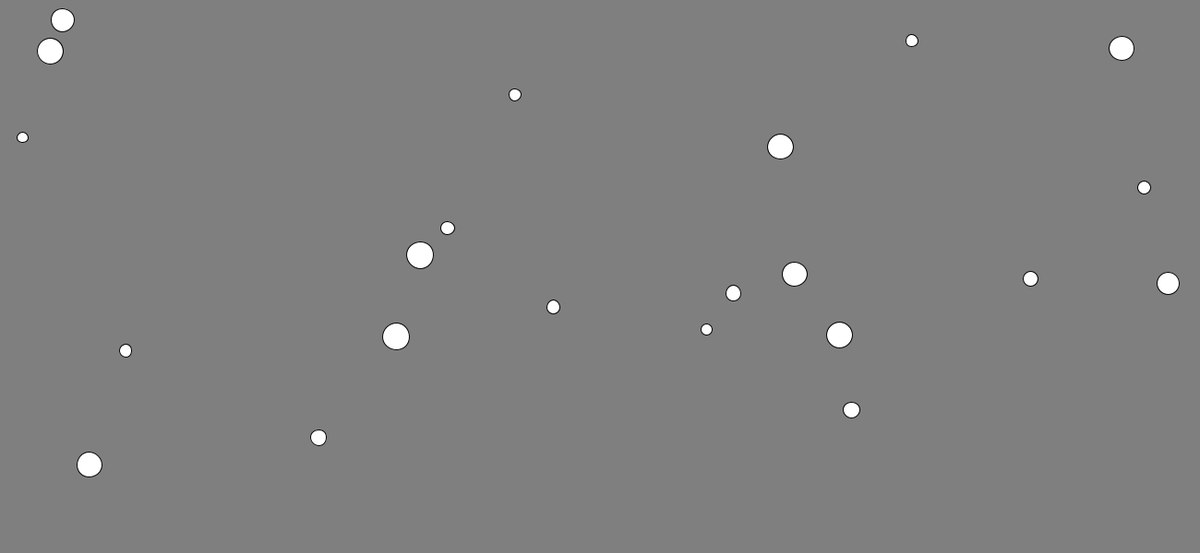
Frame 1 (no input)
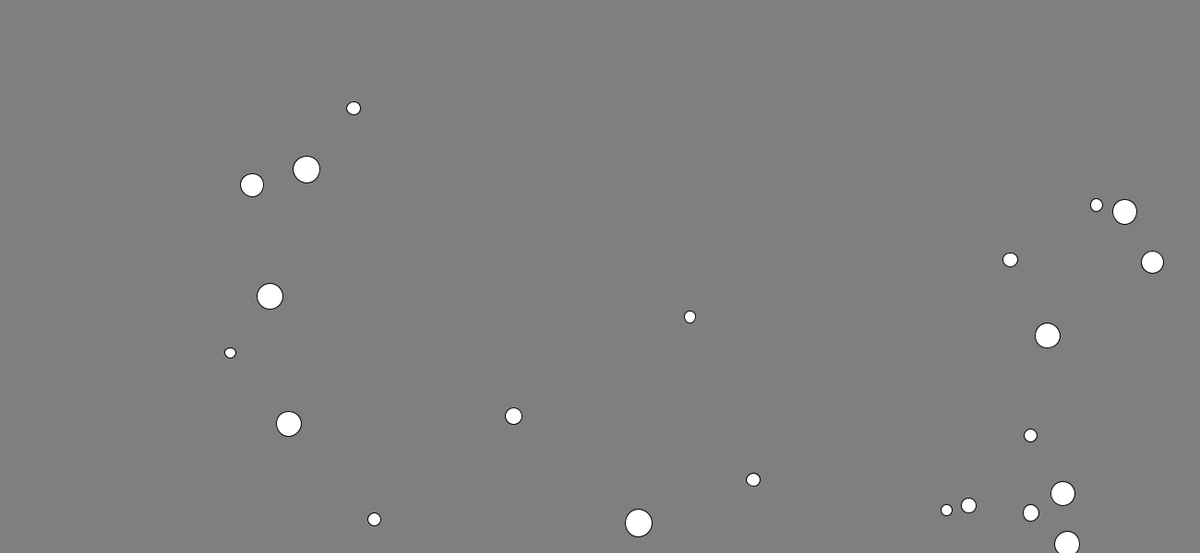
Frame 60 (the mouse pressed at the canvas centre just before this capture)
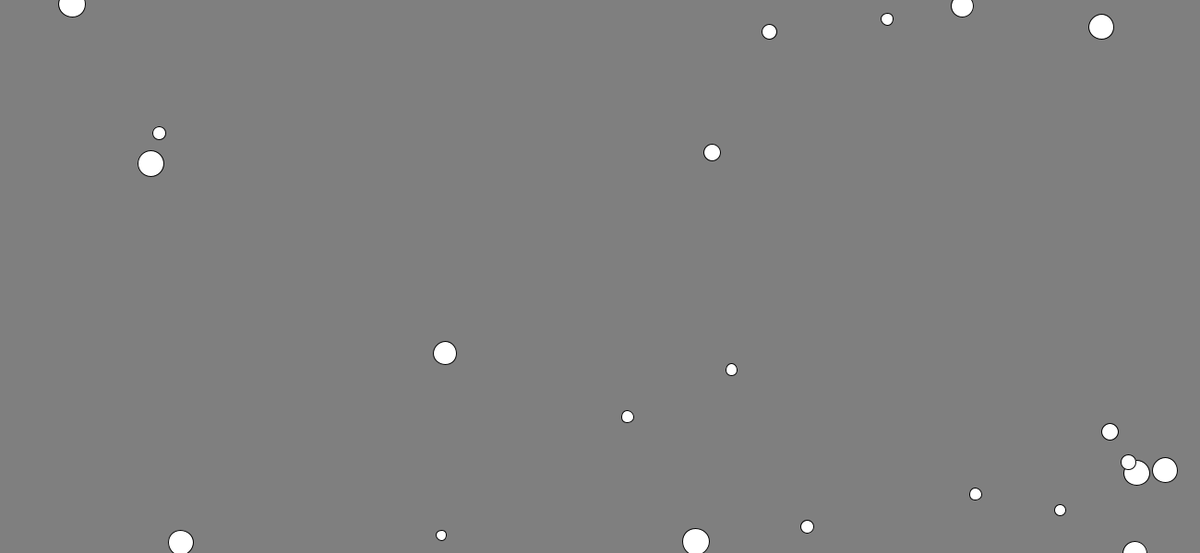
Frame 120 (the mouse held since frame 60 and released just before this capture)

The Processing sketch that drew these frames (run headless with seeded random() and noise(); from frame 60 on, the mouse is pressed at the canvas centre):

// Processing sketch: sketch_05_colision
// ── sketch_05_colision.pde
int numBalls = 22;


Ball [] balls;



void setup() {


  balls = new Ball[ numBalls ];

  for ( int indice = 0; indice < balls.length; indice++ ) {

    Ball ball = new Ball();

    ball.setPosition( random( 0, width ), random( 0, height ) );
    ball.setSpeed( random( 3, 5 ), random( 3, 5 ) );
    ball.setRadius( random(5, 15) );
    ball.setMass( random(1, 4) );

    balls[ indice ] = ball;
  }


  size(1300, 600);
}



void draw() {


  background( 127 );

  for ( int indice = 0; indice < balls.length; indice++ ) {

    Ball ball = balls[indice];
    
    ball.animate();
    
    ball.show();
    
    doBall2BallCollisions( ball );
    
    doBall2WallCollisions( ball );
    
  }
  
}





void doBall2BallCollisions( Ball ball ) {

  for ( int i = 0; i < balls.length; i++ ) {

    // revisar bola por bola si nuestra distancia es menor
    Ball otherBall = balls[ i ];

    if ( ball != otherBall ) {

      float distance = PVector.dist( ball.getPosition(), otherBall.getPosition() );

      if ( ( ball.getRadius() + otherBall.getRadius() ) > distance ) {

        ball.setSpeed( ball.getSpeed().mult( -1 ) );
        
      }
    }
  }
  
}


void doBall2WallCollisions( Ball ball ) {

  if ( ! inRange( ball.getPosition().x, 0, width ) ) {
    ball.setSpeedX( ball.getSpeed().x * -1 );
  }

  if ( ! inRange( ball.getPosition().y, 0, height ) ) {
    ball.setSpeedY( ball.getSpeed().y * -1 );
  }
  
}



boolean inRange( float value, float rangeMin, float rangeMax ) {

  if ( value <= rangeMin || value >= rangeMax ) {
    return false;
  } else {
    return true;
  }
}
// ── Ball.pde
class Ball {

  PVector position, speed;
  
  float radius;
  
  float mass;
  
  Ball() {
    
    position = new PVector();
    speed = new PVector();
    
  }

  
  
  void setPosition( float x, float y ) {
    position.set( x, y );
  }
  
  void setPosition( PVector _position ) {
    position = _position.copy();
  }
  
  void setPositionX( float x ) {
    position.x = x;
  }
  void setPositionY( float y ) {
    position.y = y;
  }
  
  PVector getPosition() {
    return position;
  }
  
  
  
  
  void setSpeed( float x, float y ) {
    println( "old: " + speed.x );

    speed.set( x, y );
    println( "newspeed: " + speed.x );
  }
  
  void setSpeed( PVector _speed ) {
    println( "old: " + speed.x );

    speed = _speed.copy();

    println( "newspeed: " + speed.x );
  }
  
  void setSpeedX( float x ) {
    speed.x = x;
  }
  void setSpeedY( float y ) {
    speed.y = y;
  }
  
  PVector getSpeed() {
    return speed;
  }
   
   
   
     
  void setMass( float _mass ) {
    mass = _mass;
  }
  float getMass() {
    return mass;
  }
     
      

     
  void setRadius( float _radius ) {
    radius = _radius;
  }
  float getRadius() {
    return radius;
  }
  
      
      
  void animate() {
    position.add( speed );
  }
  
  void show() {
    ellipse( position.x, position.y, radius * 2, radius * 2);
  }

  

   

};
